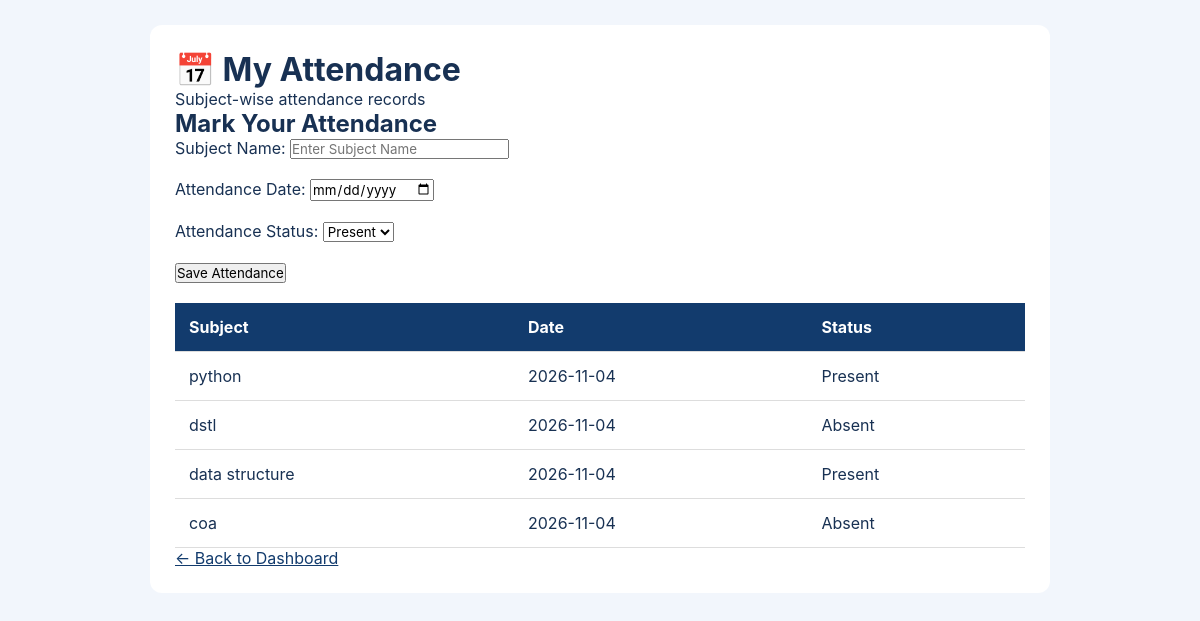
The app's page /attendance (signed in) with its own data.
### tables this page shows
CREATE TABLE attendance (
            id INTEGER PRIMARY KEY AUTOINCREMENT,
            student_id INTEGER NOT NULL,
            subject TEXT NOT NULL,
            attendance_date TEXT NOT NULL,
            status TEXT NOT NULL,
            FOREIGN KEY(student_id) REFERENCES students(id)
        );

### app.py (the view)
@app.route('/attendance')
def attendance():
    if 'student_id' not in session:
        return redirect(url_for('login', role='student'))
    conn = get_db()
    records = conn.execute(
        """SELECT * FROM attendance
        WHERE student_id = ?
        ORDER BY attendance_date DESC""",
        (session['student_id'],)
    ).fetchall()
    conn.close()
    return render_template('attendance.html', records=records)

### app.py (called while the page is built)
def get_db():
    conn = sqlite3.connect(
        "students.db",
        timeout=30,
        check_same_thread=False
    )
    conn.row_factory = sqlite3.Row
    return conn

### templates/attendance.html (shortened to what this page needs)
<!DOCTYPE html>
<html lang="en">
<head>
    <link rel="stylesheet" href="{{ url_for('static', filename='css/style.css') }}">
</head>
<body>
<div class="container">
    <h1>📅 My Attendance</h1>
    <p>Subject-wise attendance records</p>
    <h2>Mark Your Attendance</h2>
<form action="{{ url_for('mark_attendance') }}" method="POST">
    <label>Subject Name:</label>
<input type="text"
       name="subject"
       placeholder="Enter Subject Name"
       required>
<br><br>
    <label>Attendance Date:</label>
    <input type="date" name="attendance_date" required>
    <br><br>
    <label>Attendance Status:</label>
    <select name="status" required>
        <option value="Present">Present</option>
    </select>
    <br><br>
    <button type="submit">Save Attendance</button>
</form>
    {% if records %}
    <table>
        <tr>
            <th>Subject</th>
            <th>Date</th>
            <th>Status</th>
        </tr>
        {% for record in records %}
        <tr>
            <td>{{ record['subject'] }}</td>
            <td>{{ record['attendance_date'] }}</td>
            <td>{{ record['status'] }}</td>
        </tr>
        {% endfor %}
    </table>
    {% else %}
        <p>No attendance records available yet.</p>
    {% endif %}
    <p><a href="{{ url_for('dashboard') }}">← Back to Dashboard</a></p>
</div>
</body>
</html>

### static/css/style.css (style rules this page uses)
* { margin: 0; padding: 0; box-sizing: border-box; font-family: 'Inter', sans-serif; }
html { scroll-behavior: smooth; }
body { background: #f5f9ff; color: #183653; }

### templates/attendance.html (style rules this page uses)
body { font-family: Arial; background: #f2f6fc; padding: 25px; color: #183153; }
.container { max-width: 900px; margin: auto; background: white; padding: 25px; border-radius: 12px; }
table { width: 100%; border-collapse: collapse; margin-top: 20px; }
th, td { padding: 14px; border-bottom: 1px solid #ddd; text-align: left; }
th { background: #123b6d; color: white; }
a { color: #123b6d; }

### records on screen
attendance: subject "python", attendance_date "2026-11-04", status "Present"
attendance: subject "dstl", attendance_date "2026-11-04", status "Absent"
attendance: subject "data structure", attendance_date "2026-11-04", status "Present"
attendance: subject "coa", attendance_date "2026-11-04", status "Absent"
